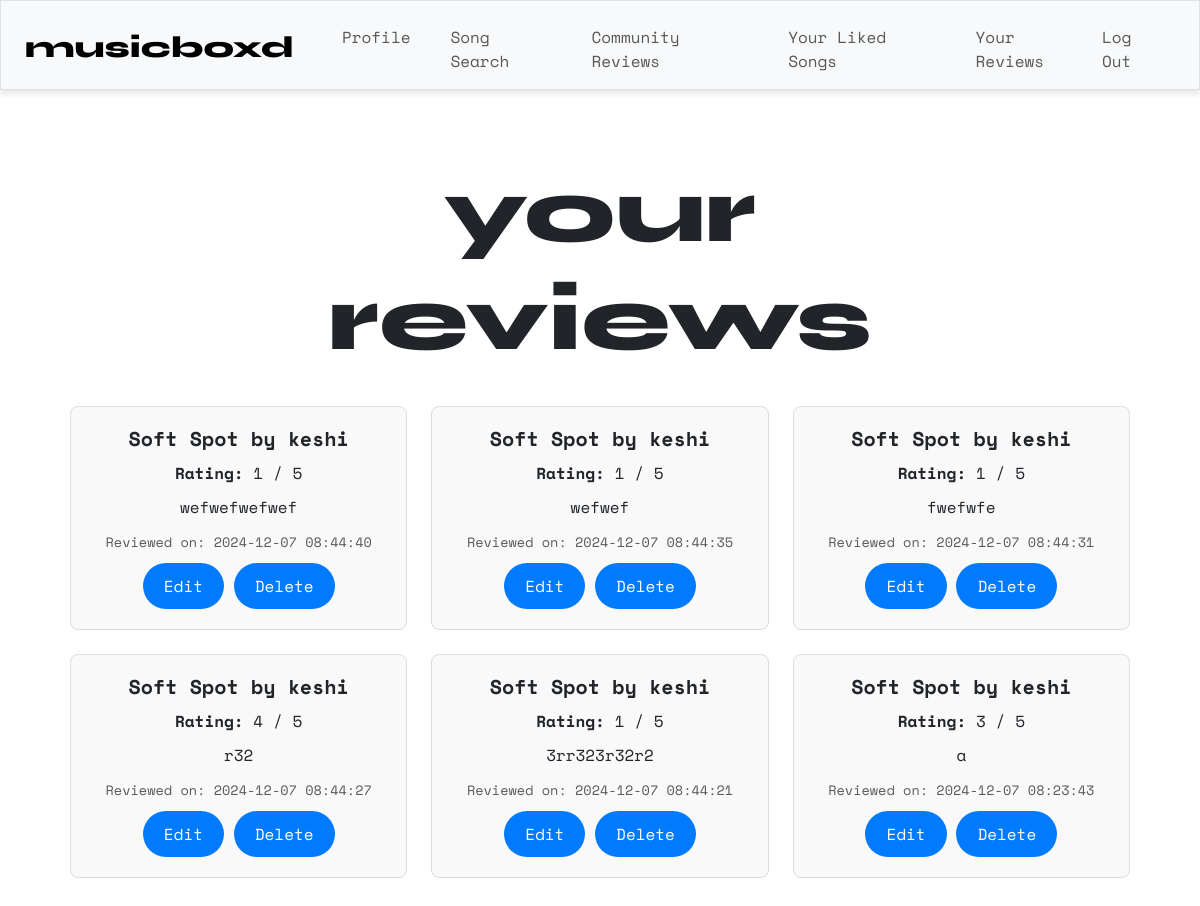
Before: /all_reviews (signed in) with the older database file.
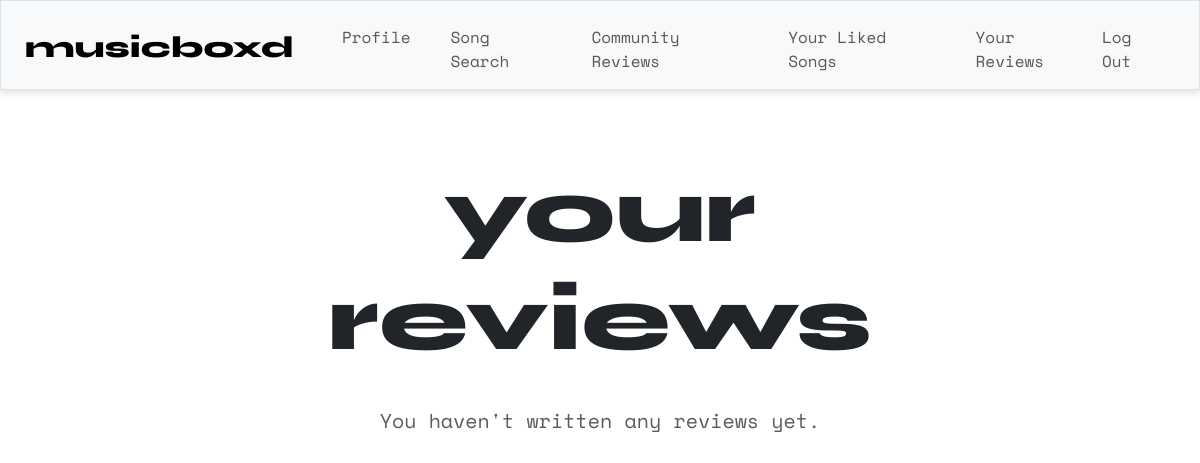
After: the same page with the newer database file.
### tables this page shows
CREATE TABLE reviews ( id INTEGER PRIMARY KEY, review TEXT NOT NULL, rating INTEGER NOT NULL, user_id INTEGER NOT NULL, song_id TEXT NOT NULL, timestamp DATETIME DEFAULT CURRENT_TIMESTAMP, FOREIGN KEY (user_id) REFERENCES users (id), FOREIGN KEY (song_id) REFERENCES songs (id) );

CREATE TABLE songs ( id TEXT PRIMARY KEY, title TEXT NOT NULL, artist TEXT NOT NULL);

### app.py (the view)
@app.route("/all_reviews")
@login_required
def all_reviews():
    reviews = db.execute(
        """
        SELECT reviews.id, reviews.rating, reviews.timestamp, reviews.review,
            songs.title AS song_title, songs.artist AS song_artist
        FROM reviews
        JOIN songs ON reviews.song_id = songs.id
        WHERE reviews.user_id = ?
        ORDER BY reviews.timestamp DESC
        """,
        (session["user_id"],)
    )
    return render_template("all_reviews.html", reviews=reviews)

### helpers.py (called while the page is built)
def login_required(f):
    @wraps(f)
    def decorated_function(*args, **kwargs):
        if session.get("user_id") is None:
            return redirect("/login")
        return f(*args, **kwargs)
    return decorated_function

### templates/all_reviews.html
{% extends "layout.html" %}
{% block main %}
<div class="container">
    <h1 class="syne">your<br>reviews</h1>
    <br>
    {% if reviews %}
        <div class="row row-cols-1 row-cols-md-3 g-4">
            {% for review in reviews %}
                <div class="col">
                    <div class="card">
                        <div class="card-body">
                            <h5 class="card-title">{{ review.song_title }} by {{ review.song_artist }}</h5>
                            <p class="card-text"><strong>Rating:</strong> {{ review.rating }} / 5</p>
                            <p class="card-text">{{ review.review }}</p>
                            <p class="card-text"><small class="text-muted">Reviewed on: {{ review.timestamp }}</small></p>
                            <form action="{{ url_for('edit_review', review_id=review.id) }}" method="GET" style="display:inline;">
                                <button class="btn btn-sm" type="submit">Edit</button>
                            </form>
                            <form action="{{ url_for('delete_review', review_id=review.id) }}" method="POST" style="display:inline;">
                                <button class="btn btn-sm" type="submit">Delete</button>
                            </form>
                        </div>
                    </div>
                </div>
            {% endfor %}
        </div>
    {% else %}
        <p class="text-muted">You haven't written any reviews yet.</p>
    {% endif %}
</div>
{% endblock %}

Changed rows visible on the page:
removed reviews: song_title "Soft Spot", song_artist "keshi", rating "1", review "wefwefwefwef", timestamp "2024-12-07 08:44:40"
removed reviews: song_title "Soft Spot", song_artist "keshi", rating "1", review "wefwef", timestamp "2024-12-07 08:44:35"
removed reviews: song_title "Soft Spot", song_artist "keshi", rating "1", review "fwefwfe", timestamp "2024-12-07 08:44:31"
removed reviews: song_title "Soft Spot", song_artist "keshi", rating "4", review "r32", timestamp "2024-12-07 08:44:27"
removed reviews: song_title "Soft Spot", song_artist "keshi", rating "1", review "3rr323r32r2", timestamp "2024-12-07 08:44:21"
removed reviews: song_title "Soft Spot", song_artist "keshi", rating "3", review "a", timestamp "2024-12-07 08:23:43"
Other visible differences:
text now shown: "You haven't written any reviews yet."
